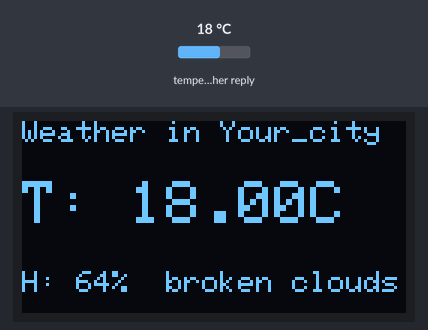
Simulated run of this sketch. Board: ESP32. Parts: 128×64 one-colour display. Inputs (shaded band) come from the test bench; at power-on: temperature in the weather reply 18 °C. WiFi joins after 1.5 s; servers stay silent unless stated; web services answer with replies made up by the test bench; what the sketch prints to the serial monitor is not drawn.

Above: at 2.8 s.

The sketch:

sketch_feb11a_OLED_Weather_API.ino
```cpp
#include <Wire.h>
#include <Adafruit_GFX.h>
#include <Adafruit_SSD1306.h>
#include <WiFi.h>
#include <HTTPClient.h>
#include <ArduinoJson.h>

// ---------- OLED ----------
#define SCREEN_WIDTH 128
#define SCREEN_HEIGHT 64
#define OLED_RESET -1
#define OLED_ADDRESS 0x3C

Adafruit_SSD1306 display(SCREEN_WIDTH, SCREEN_HEIGHT, &Wire, OLED_RESET);

// ---------- Wifi ----------
const char* ssid = "YOUR_WIFI_NAME";
const char* password = "YOUR_WIFI_PASSWORD";

// ---------- Weather API ----------
const char* city = "Your_city";
const char* apiKey = "YOUR_WEATHER_API_KEY";

// ---------- Get weather ----------
bool getWeather(float &temperature, int &humidity, String &description) {
  if (WiFi.status() != WL_CONNECTED) return false;

  HTTPClient http;
  String url = "http://api.openweathermap.org/data/2.5/weather?q=" +
               String(city) +
               "&appid=" + String(apiKey) +
               "&units=metric";

  http.begin(url);
  int httpCode = http.GET();

  if (httpCode > 0) {
    String payload = http.getString();

    DynamicJsonDocument doc(1024);
    DeserializationError error = deserializeJson(doc, payload);
    if (error) {
      Serial.println("JSON parsing failed");
      http.end();
      return false;
    }

    temperature = doc["main"]["temp"];
    humidity = doc["main"]["humidity"];
    description = String((const char*)doc["weather"][0]["description"]);

    Serial.println("Temperature: " + String(temperature) + " C");
    Serial.println("Humidity: " + String(humidity) + " %");
    Serial.println("Weather: " + description);

    http.end();
    return true;

  } else {
    Serial.println("HTTP request failed");
    http.end();
    return false;
  }
}


void setup() {
  Serial.begin(115200);
  delay(1000);

  // Start OLED
  Wire.begin(21, 22); // ESP32 I2C pins
  if (!display.begin(SSD1306_SWITCHCAPVCC, OLED_ADDRESS)) {
    Serial.println("OLED not found");
    while (true);
  }
  display.clearDisplay();
  display.setTextColor(SSD1306_WHITE);

  // Connect to WiFi
  WiFi.begin(ssid, password);
  Serial.print("Connecting to WiFi");

  while (WiFi.status() != WL_CONNECTED) {
    delay(500);
    Serial.print(".");
  }
  Serial.println("\nConnected to WiFi!");
}

void loop() {
  float temperature = 0;
  int humidity = 0;
  String description;

  bool success = getWeather(temperature, humidity, description);

  display.clearDisplay();
  display.setTextSize(1);
  display.setCursor(0, 0);

  if (success) {
    display.println("Weather in " + String(city));

    display.setTextSize(2);
    display.setCursor(0, 20);
    display.print("T: ");
    display.print(temperature);
    display.println("C");

    display.setTextSize(1);
    display.setCursor(0, 50);
    display.print("H: ");
    display.print(humidity);
    display.print("%  ");
    display.println(description);

  } else {
    display.println("Weather fetch failed!");
  }

  display.display();

  delay(600000); // update every 10 minutes
}
```
